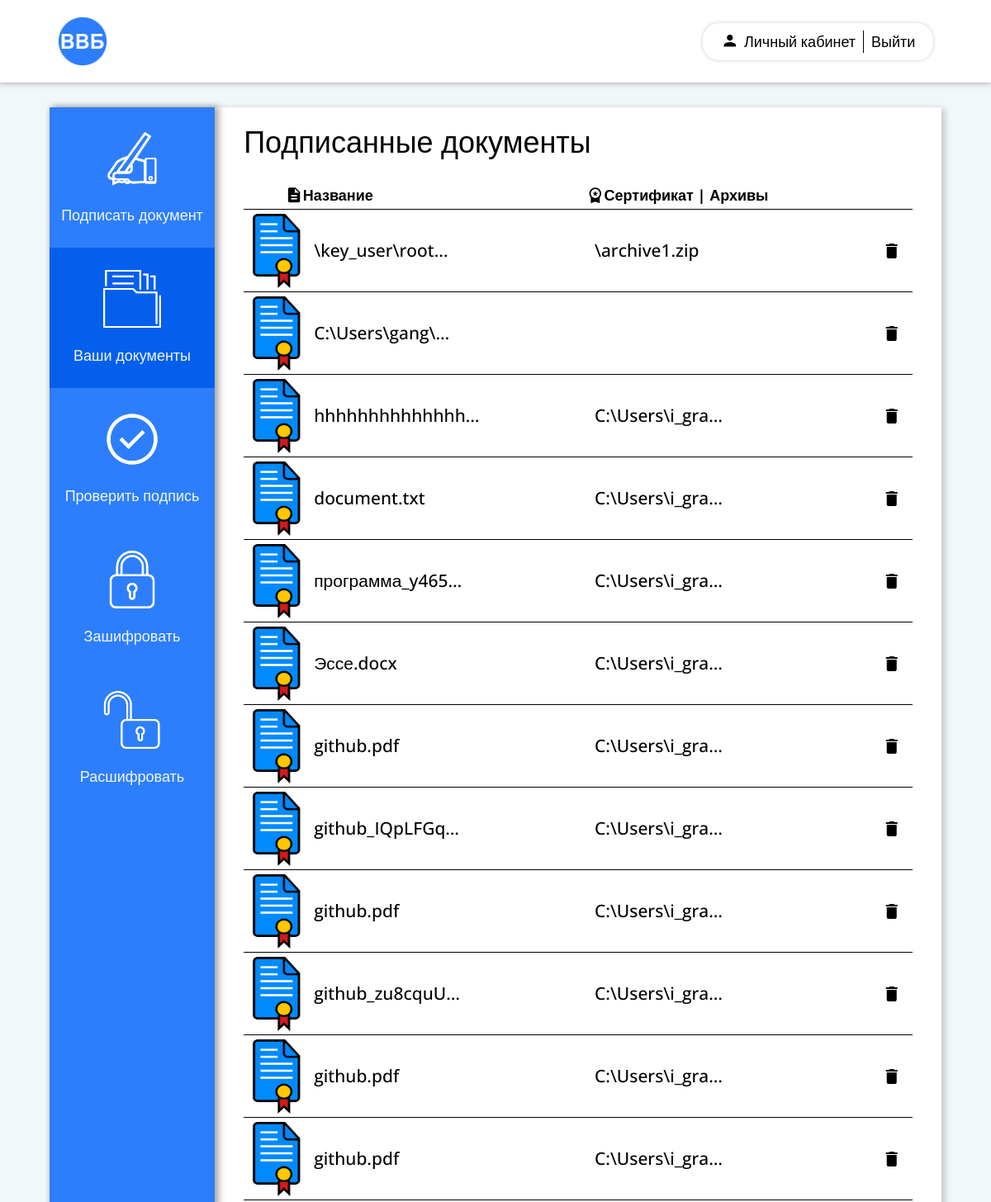
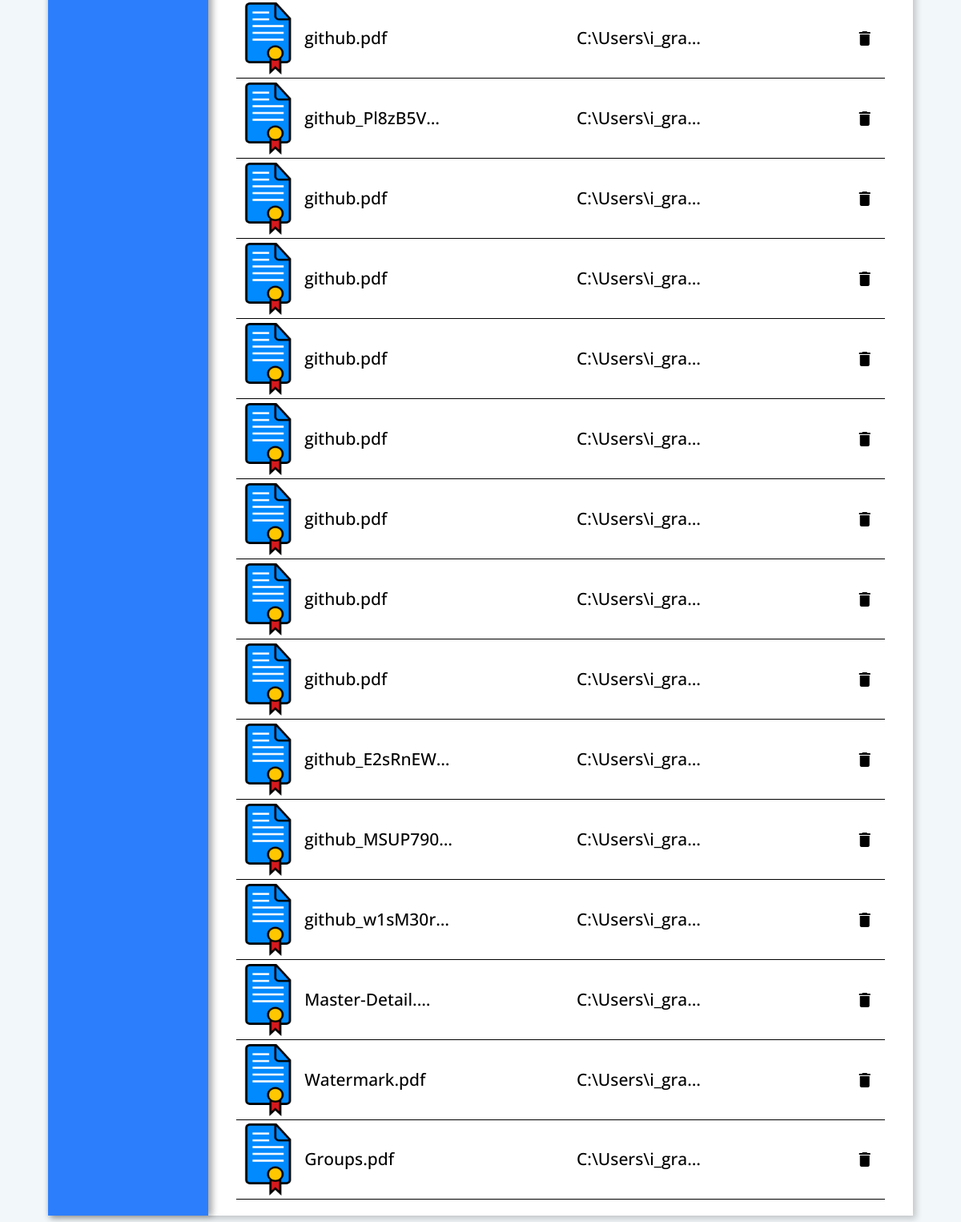
Screenshot of /archive/ (signed in) with the database file from the repository (2 pictures, top to bottom).
### main/models.py (models this page shows)
class FilesServ(models.Model):
    doc = models.FileField(max_length=255)
    file_serv = models.FileField(max_length=255)
    class Meta:
        verbose_name = 'Файл'
        verbose_name_plural = 'Файлы'

### main/views.py (the view)
# urls.py: path('archive/', views.work_archive, name='archive'),
def work_archive(request):
    archive = FilesServ.objects.all()
    decrypt = FilesDecrypt.objects.all()
    style_archive = 'background-color:#045fed;'
    return render(request, 'work/archive.html',
                  {"archive": archive, "decrypt": decrypt, "style_archive": style_archive})

### content/templates/work/archive.html (shortened to what this page needs)
{% extends "work/work_base.html" %}
{% load static %}
{% block content %}
            <div class="wrapper">
                {% include "work/work_navbar.html" %}
                <div class="workplace" id="workplace">
                    <h2 class="workplace__title">Подписанные документы</h2>
                    <div class="docs-heading">
                        <span></span>
                        <p><i class="material-icons">description</i> Название</p>
                        <p><i class="material-icons">workspace_premium</i>Сертификат | Архивы</p>
                    </div>
                    <div class="docs-wrapper">
                        {% for el in archive %}
                        <div class="document">
                            <div class="document__img"><img src="{% static 'img/signatured-doc.png' %}"></div>
                            <p class="document__name">
                                <a href="../media/{{ el.doc }}">{{ el.doc|truncatechars:15 }}</a>
                            </p>
                            <p class="document__format">
                                <a href="../media/{{ el.file_serv }}">{{ el.file_serv|truncatechars:15 }}</a>
                            </p>
                            <a  href="archive_del/{{ el.id }}" class="document__del-btn"><i class="material-icons">delete</i></a>
                        </div>
                        {% endfor %}
                    </div>
                </div>
            </div>
{% endblock %}

### content/templates/work/work_base.html (shortened to what this page needs)
{% load static %}
<!DOCTYPE html>
<html lang="en">
    <head>
        <link href="https://cdn.jsdelivr.net/npm/bootstrap@5.1.3/dist/css/bootstrap.min.css" rel="stylesheet">
        <link rel="stylesheet" href="{% static '/css/style.css' %}">
    </head>
    <body>
        <header class="header work-header">
            <div class="container container--long">
                <a href="{% url 'main' %}">
                    <div class="logo">
                        <img src="{% static "img/logo.png" %}" alt="">
                    </div>
                </a>
                <nav class="header__nav">
                    {% if request.user.is_authenticated %}
                   <div class="auth  auth-btn">
                        <a href="{% url 'archive' %}"><i class="material-icons">person</i> Личный кабинет</a>
                        <a href="{% url 'logout' %}">Выйти</a>
                    </div>
                    {% else %}
                    <div class="auth auth-btn">
                        <a href="{% url 'register' %}">Регистрация</a><a href="{% url 'login' %}">Авторизация</a>
                    </div>
                    {% endif %}
                </nav>
            </div>
        </header>
                {% if request.user.is_authenticated %}
                   <main class="main work-main">
                        {% block content %}{% endblock %}
                    </main>
                    {% else %}
                    <div class="auth-warn">
                        Авторизируйтесь
                    </div>
                    {% endif %}
    </body>
</html>

### content/templates/work/work_navbar.html
{% load static %}
<nav class="navbar">
    <a href="{% url 'signature' %}" class="navbar__item" style={{ style_signature }}>
        <img src="{% static '/img/signature-w.png' %}" alt="">
        <p>Подписать документ</p>
    </a>
    <a href="{% url 'archive' %}" class="navbar__item" style={{ style_archive }}>
        <img src="{% static '/img/docs-w.png' %}" alt="">
        <p>Ваши документы</p>
    </a>
    <a href="{% url 'checking' %}" class="navbar__item" style={{ style_checking }}>
        <img src="{% static '/img/check-w.png' %}" alt="">
        <p>Проверить подпись</p>
    </a>
    <a href="{% url 'encrypt' %}" class="navbar__item" style={{ style_encrypt }}>
        <img src="{% static '/img/lock-w.png' %}" alt="">
        <p>Зашифровать</p>
    </a>
    <a href="{% url 'decrypt' %}" class="navbar__item" style={{ style_decrypt }}>
        <img src="{% static '/img/unlock-w.png' %}" alt="">
        <p>Расшифровать</p>
    </a>
</nav>

### rows the page displays
FilesServ: doc "\\key_user\\root…", file_serv "\\archive1.zip"
FilesServ: doc "C:\\Users\\gang\\…"
FilesServ: doc "hhhhhhhhhhhhhh…", file_serv "C:\\Users\\i_gra…"
FilesServ: doc "document.txt", file_serv "C:\\Users\\i_gra…"
FilesServ: doc "программа_y465…", file_serv "C:\\Users\\i_gra…"
FilesServ: doc "Эссе.docx", file_serv "C:\\Users\\i_gra…"
FilesServ: doc "github.pdf", file_serv "C:\\Users\\i_gra…"
FilesServ: doc "github_IQpLFGq…", file_serv "C:\\Users\\i_gra…"
FilesServ: doc "github.pdf", file_serv "C:\\Users\\i_gra…"
FilesServ: doc "github_zu8cquU…", file_serv "C:\\Users\\i_gra…"
FilesServ: doc "github.pdf", file_serv "C:\\Users\\i_gra…"
FilesServ: doc "github.pdf", file_serv "C:\\Users\\i_gra…"
FilesServ: doc "github.pdf", file_serv "C:\\Users\\i_gra…"
FilesServ: doc "github_Pl8zB5V…", file_serv "C:\\Users\\i_gra…"
FilesServ: doc "github.pdf", file_serv "C:\\Users\\i_gra…"
FilesServ: doc "github.pdf", file_serv "C:\\Users\\i_gra…"
FilesServ: doc "github.pdf", file_serv "C:\\Users\\i_gra…"
FilesServ: doc "github.pdf", file_serv "C:\\Users\\i_gra…"
FilesServ: doc "github.pdf", file_serv "C:\\Users\\i_gra…"
FilesServ: doc "github.pdf", file_serv "C:\\Users\\i_gra…"
FilesServ: doc "github.pdf", file_serv "C:\\Users\\i_gra…"
FilesServ: doc "github_E2sRnEW…", file_serv "C:\\Users\\i_gra…"
FilesServ: doc "github_MSUP790…", file_serv "C:\\Users\\i_gra…"
FilesServ: doc "github_w1sM30r…", file_serv "C:\\Users\\i_gra…"
FilesServ: doc "Master-Detail.…", file_serv "C:\\Users\\i_gra…"
FilesServ: doc "Watermark.pdf", file_serv "C:\\Users\\i_gra…"
FilesServ: doc "Groups.pdf", file_serv "C:\\Users\\i_gra…"
